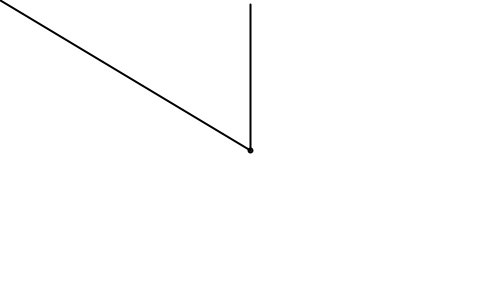
Frame 1 (no input)
Frame 60 (the mouse pressed at the canvas centre just before this capture): identical to frame 1, image omitted
Frame 120 (the mouse held since frame 60 and released just before this capture): blank canvas, image omitted

The Processing sketch that drew this single still picture (run headless with seeded random() and noise(); from frame 60 on, the mouse is pressed at the canvas centre):

// Processing sketch: n1_2_vector_operations
// ── n1_2_vector_operations.pde
void setup() {
  size(500, 300);
}
void draw() {
  background(255);
  strokeWeight(2);
  stroke(0);
  noFill();
  
  translate(width/2, height/2);
  ellipse(0, 0, 4, 4);
  
  PVector mouse = new PVector(mouseX, mouseY);
  PVector center = new PVector(width/2, height/2);
  
  mouse.sub(center);
  
  line(0, 0, mouse.x, mouse.y);
  mouse.mult(0.5);
  float m = mouse.mag();
  line(0, -m, 0, 0);
}
